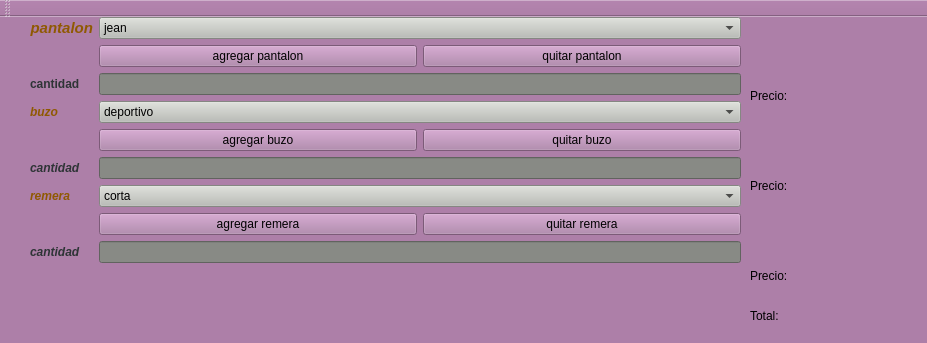
<?xml version="1.0" encoding="UTF-8"?>
<ui version="4.0">
 <class>MainWindow</class>
 <widget class="QMainWindow" name="MainWindow">
  <property name="geometry">
   <rect>
    <x>0</x>
    <y>0</y>
    <width>927</width>
    <height>343</height>
   </rect>
  </property>
  <property name="minimumSize">
   <size>
    <width>927</width>
    <height>343</height>
   </size>
  </property>
  <property name="maximumSize">
   <size>
    <width>927</width>
    <height>343</height>
   </size>
  </property>
  <property name="windowTitle">
   <string>MainWindow</string>
  </property>
  <property name="styleSheet">
   <string notr="true">font: 63 11pt &quot;URW Gothic L&quot;;
background-color: rgb(173, 127, 168);
</string>
  </property>
  <widget class="QWidget" name="centralwidget">
   <widget class="QWidget" name="formLayoutWidget">
    <property name="geometry">
     <rect>
      <x>30</x>
      <y>0</y>
      <width>711</width>
      <height>299</height>
     </rect>
    </property>
    <layout class="QFormLayout" name="formLayout">
     <item row="0" column="0">
      <widget class="QLabel" name="label_2">
       <property name="toolTip">
        <string>&lt;html&gt;&lt;head/&gt;&lt;body&gt;&lt;p align=&quot;center&quot;&gt;&lt;br/&gt;&lt;/p&gt;&lt;/body&gt;&lt;/html&gt;</string>
       </property>
       <property name="text">
        <string>&lt;!DOCTYPE HTML PUBLIC &quot;-//W3C//DTD HTML 4.0//EN&quot; &quot;http://www.w3.org/TR/REC-html40/strict.dtd&quot;&gt;
&lt;html&gt;&lt;head&gt;&lt;meta name=&quot;qrichtext&quot; content=&quot;1&quot; /&gt;&lt;style type=&quot;text/css&quot;&gt;
p, li { white-space: pre-wrap; }
&lt;/style&gt;&lt;/head&gt;&lt;body style=&quot; font-family:'URW Gothic L'; font-size:11pt; font-weight:56; font-style:normal;&quot;&gt;
&lt;p align=&quot;right&quot; style=&quot; margin-top:0px; margin-bottom:0px; margin-left:0px; margin-right:0px; -qt-block-indent:0; text-indent:0px;&quot;&gt;&lt;span style=&quot; font-weight:600; font-style:italic; color:#8f5902;&quot;&gt;pantalon&lt;/span&gt;&lt;/p&gt;&lt;/body&gt;&lt;/html&gt;</string>
       </property>
      </widget>
     </item>
     <item row="0" column="1">
      <widget class="QComboBox" name="cb_pantalon">
       <property name="styleSheet">
        <string notr="true">background-color: rgb(186, 189, 182);</string>
       </property>
       <item>
        <property name="text">
         <string>jean</string>
        </property>
       </item>
       <item>
        <property name="text">
         <string>short</string>
        </property>
       </item>
      </widget>
     </item>
     <item row="1" column="1">
      <layout class="QGridLayout" name="gridLayout">
       <item row="0" column="0">
        <widget class="QPushButton" name="pb_agregar_pantalon">
         <property name="styleSheet">
          <string notr="true">background-color: rgb(173, 127, 168);</string>
         </property>
         <property name="text">
          <string>agregar pantalon</string>
         </property>
        </widget>
       </item>
       <item row="0" column="1">
        <widget class="QPushButton" name="pb_quitar_pantalon">
         <property name="styleSheet">
          <string notr="true">background-color: rgb(136, 138, 133);
background-color: rgb(173, 127, 168);</string>
         </property>
         <property name="text">
          <string>quitar pantalon</string>
         </property>
        </widget>
       </item>
      </layout>
     </item>
     <item row="3" column="0">
      <widget class="QLabel" name="label_4">
       <property name="text">
        <string>&lt;html&gt;&lt;head/&gt;&lt;body&gt;&lt;p align=&quot;right&quot;&gt;&lt;span style=&quot; font-weight:600; font-style:italic; color:#8f5902;&quot;&gt;buzo&lt;/span&gt;&lt;/p&gt;&lt;/body&gt;&lt;/html&gt;</string>
       </property>
      </widget>
     </item>
     <item row="3" column="1">
      <widget class="QComboBox" name="cb_buzo">
       <property name="styleSheet">
        <string notr="true">background-color: rgb(186, 189, 182);</string>
       </property>
       <item>
        <property name="text">
         <string>deportivo</string>
        </property>
       </item>
       <item>
        <property name="text">
         <string>clasico</string>
        </property>
       </item>
      </widget>
     </item>
     <item row="6" column="0">
      <widget class="QLabel" name="label_3">
       <property name="text">
        <string>&lt;html&gt;&lt;head/&gt;&lt;body&gt;&lt;p align=&quot;right&quot;&gt;&lt;span style=&quot; font-weight:600; font-style:italic; color:#8f5902;&quot;&gt;remera&lt;/span&gt;&lt;/p&gt;&lt;/body&gt;&lt;/html&gt;</string>
       </property>
      </widget>
     </item>
     <item row="6" column="1">
      <widget class="QComboBox" name="cb_remera">
       <property name="styleSheet">
        <string notr="true">background-color: rgb(186, 189, 182);</string>
       </property>
       <item>
        <property name="text">
         <string>corta</string>
        </property>
       </item>
       <item>
        <property name="text">
         <string>larga</string>
        </property>
       </item>
      </widget>
     </item>
     <item row="8" column="0">
      <widget class="QLabel" name="cantidad">
       <property name="text">
        <string>&lt;html&gt;&lt;head/&gt;&lt;body&gt;&lt;p&gt;&lt;span style=&quot; font-weight:600; font-style:italic; color:#2e3436;&quot;&gt;cantidad&lt;/span&gt;&lt;/p&gt;&lt;/body&gt;&lt;/html&gt;</string>
       </property>
      </widget>
     </item>
     <item row="8" column="1">
      <widget class="QLineEdit" name="le_cant_remera">
       <property name="styleSheet">
        <string notr="true">
background-color: rgb(136, 138, 133);</string>
       </property>
       <property name="inputMask">
        <string>999</string>
       </property>
       <property name="text">
        <string/>
       </property>
      </widget>
     </item>
     <item row="4" column="1">
      <layout class="QHBoxLayout" name="horizontalLayout">
       <item>
        <widget class="QPushButton" name="pb_agregar_buzo">
         <property name="text">
          <string>agregar buzo</string>
         </property>
        </widget>
       </item>
       <item>
        <widget class="QPushButton" name="pb_quitar_buzo">
         <property name="text">
          <string>quitar buzo</string>
         </property>
        </widget>
       </item>
      </layout>
     </item>
     <item row="7" column="1">
      <layout class="QHBoxLayout" name="horizontalLayout_2">
       <item>
        <widget class="QPushButton" name="pb_agregar_remera">
         <property name="text">
          <string>agregar remera</string>
         </property>
        </widget>
       </item>
       <item>
        <widget class="QPushButton" name="pb_quitar_remera">
         <property name="text">
          <string>quitar remera</string>
         </property>
        </widget>
       </item>
      </layout>
     </item>
     <item row="5" column="0">
      <widget class="QLabel" name="label_5">
       <property name="text">
        <string>&lt;html&gt;&lt;head/&gt;&lt;body&gt;&lt;p&gt;&lt;span style=&quot; font-weight:600; font-style:italic; color:#2e3436;&quot;&gt;cantidad&lt;/span&gt;&lt;/p&gt;&lt;/body&gt;&lt;/html&gt;</string>
       </property>
      </widget>
     </item>
     <item row="2" column="0">
      <widget class="QLabel" name="label_6">
       <property name="text">
        <string>&lt;html&gt;&lt;head/&gt;&lt;body&gt;&lt;p&gt;&lt;span style=&quot; font-weight:600; color:#2e3436;&quot;&gt;cantidad&lt;/span&gt;&lt;/p&gt;&lt;/body&gt;&lt;/html&gt;</string>
       </property>
      </widget>
     </item>
     <item row="5" column="1">
      <widget class="QLineEdit" name="le_cant_buzo">
       <property name="styleSheet">
        <string notr="true">background-color: rgb(136, 138, 133);</string>
       </property>
       <property name="inputMask">
        <string>999</string>
       </property>
       <property name="text">
        <string/>
       </property>
      </widget>
     </item>
     <item row="2" column="1">
      <widget class="QLineEdit" name="le_cant_pantalon">
       <property name="styleSheet">
        <string notr="true">background-color: rgb(136, 138, 133);</string>
       </property>
       <property name="inputMask">
        <string>999</string>
       </property>
      </widget>
     </item>
    </layout>
   </widget>
   <widget class="QLabel" name="lb_stock">
    <property name="geometry">
     <rect>
      <x>110</x>
      <y>390</y>
      <width>421</width>
      <height>21</height>
     </rect>
    </property>
    <property name="text">
     <string/>
    </property>
   </widget>
   <widget class="QLabel" name="label">
    <property name="geometry">
     <rect>
      <x>750</x>
      <y>70</y>
      <width>51</width>
      <height>17</height>
     </rect>
    </property>
    <property name="text">
     <string>Precio:</string>
    </property>
   </widget>
   <widget class="QLabel" name="label_7">
    <property name="geometry">
     <rect>
      <x>750</x>
      <y>160</y>
      <width>51</width>
      <height>17</height>
     </rect>
    </property>
    <property name="text">
     <string>Precio:</string>
    </property>
   </widget>
   <widget class="QLabel" name="label_8">
    <property name="geometry">
     <rect>
      <x>750</x>
      <y>250</y>
      <width>51</width>
      <height>17</height>
     </rect>
    </property>
    <property name="text">
     <string>Precio:</string>
    </property>
   </widget>
   <widget class="QLabel" name="lb_precio_pantalones">
    <property name="geometry">
     <rect>
      <x>810</x>
      <y>70</y>
      <width>111</width>
      <height>17</height>
     </rect>
    </property>
    <property name="text">
     <string/>
    </property>
   </widget>
   <widget class="QLabel" name="lb_precio_buzo">
    <property name="geometry">
     <rect>
      <x>810</x>
      <y>160</y>
      <width>111</width>
      <height>17</height>
     </rect>
    </property>
    <property name="text">
     <string/>
    </property>
   </widget>
   <widget class="QLabel" name="lb_precio_remera">
    <property name="geometry">
     <rect>
      <x>810</x>
      <y>250</y>
      <width>111</width>
      <height>17</height>
     </rect>
    </property>
    <property name="text">
     <string/>
    </property>
   </widget>
   <widget class="QLabel" name="label_9">
    <property name="geometry">
     <rect>
      <x>750</x>
      <y>290</y>
      <width>51</width>
      <height>17</height>
     </rect>
    </property>
    <property name="text">
     <string>Total:</string>
    </property>
   </widget>
   <widget class="QLabel" name="lb_total">
    <property name="geometry">
     <rect>
      <x>790</x>
      <y>290</y>
      <width>131</width>
      <height>20</height>
     </rect>
    </property>
    <property name="text">
     <string/>
    </property>
   </widget>
  </widget>
  <widget class="QStatusBar" name="statusbar"/>
  <widget class="QToolBar" name="toolBar">
   <property name="windowTitle">
    <string>toolBar</string>
   </property>
   <attribute name="toolBarArea">
    <enum>TopToolBarArea</enum>
   </attribute>
   <attribute name="toolBarBreak">
    <bool>false</bool>
   </attribute>
  </widget>
 </widget>
 <resources/>
 <connections>
  <connection>
   <sender>pb_agregar_pantalon</sender>
   <signal>clicked()</signal>
   <receiver>MainWindow</receiver>
   <slot>agregar_pantalon()</slot>
   <hints>
    <hint type="sourcelabel">
     <x>374</x>
     <y>72</y>
    </hint>
    <hint type="destinationlabel">
     <x>193</x>
     <y>61</y>
    </hint>
   </hints>
  </connection>
  <connection>
   <sender>pb_quitar_pantalon</sender>
   <signal>clicked()</signal>
   <receiver>MainWindow</receiver>
   <slot>quitar_pantalon()</slot>
   <hints>
    <hint type="sourcelabel">
     <x>738</x>
     <y>72</y>
    </hint>
    <hint type="destinationlabel">
     <x>569</x>
     <y>54</y>
    </hint>
   </hints>
  </connection>
  <connection>
   <sender>pb_agregar_buzo</sender>
   <signal>clicked()</signal>
   <receiver>MainWindow</receiver>
   <slot>agregar_buzo()</slot>
   <hints>
    <hint type="sourcelabel">
     <x>381</x>
     <y>164</y>
    </hint>
    <hint type="destinationlabel">
     <x>333</x>
     <y>60</y>
    </hint>
   </hints>
  </connection>
  <connection>
   <sender>pb_quitar_buzo</sender>
   <signal>clicked()</signal>
   <receiver>MainWindow</receiver>
   <slot>quitar_buzo()</slot>
   <hints>
    <hint type="sourcelabel">
     <x>738</x>
     <y>164</y>
    </hint>
    <hint type="destinationlabel">
     <x>467</x>
     <y>51</y>
    </hint>
   </hints>
  </connection>
  <connection>
   <sender>pb_agregar_remera</sender>
   <signal>clicked()</signal>
   <receiver>MainWindow</receiver>
   <slot>agregar_remera()</slot>
   <hints>
    <hint type="sourcelabel">
     <x>360</x>
     <y>256</y>
    </hint>
    <hint type="destinationlabel">
     <x>233</x>
     <y>342</y>
    </hint>
   </hints>
  </connection>
  <connection>
   <sender>pb_quitar_remera</sender>
   <signal>clicked()</signal>
   <receiver>MainWindow</receiver>
   <slot>quitar_remera()</slot>
   <hints>
    <hint type="sourcelabel">
     <x>738</x>
     <y>256</y>
    </hint>
    <hint type="destinationlabel">
     <x>522</x>
     <y>342</y>
    </hint>
   </hints>
  </connection>
  <connection>
   <sender>le_cant_pantalon</sender>
   <signal>textEdited(QString)</signal>
   <receiver>MainWindow</receiver>
   <slot>actualizar_precio_slot()</slot>
   <hints>
    <hint type="sourcelabel">
     <x>138</x>
     <y>98</y>
    </hint>
    <hint type="destinationlabel">
     <x>-13</x>
     <y>416</y>
    </hint>
   </hints>
  </connection>
  <connection>
   <sender>le_cant_buzo</sender>
   <signal>textEdited(QString)</signal>
   <receiver>MainWindow</receiver>
   <slot>actualizar_precio_slot()</slot>
   <hints>
    <hint type="sourcelabel">
     <x>112</x>
     <y>184</y>
    </hint>
    <hint type="destinationlabel">
     <x>26</x>
     <y>244</y>
    </hint>
   </hints>
  </connection>
  <connection>
   <sender>le_cant_remera</sender>
   <signal>textEdited(QString)</signal>
   <receiver>MainWindow</receiver>
   <slot>actualizar_precio_slot()</slot>
   <hints>
    <hint type="sourcelabel">
     <x>173</x>
     <y>274</y>
    </hint>
    <hint type="destinationlabel">
     <x>92</x>
     <y>311</y>
    </hint>
   </hints>
  </connection>
 </connections>
 <slots>
  <slot>agregar_pantalon()</slot>
  <slot>quitar_pantalon()</slot>
  <slot>agregar_buzo()</slot>
  <slot>quitar_buzo()</slot>
  <slot>agregar_remera()</slot>
  <slot>quitar_remera()</slot>
  <slot>actualizar_precio_slot()</slot>
 </slots>
</ui>
